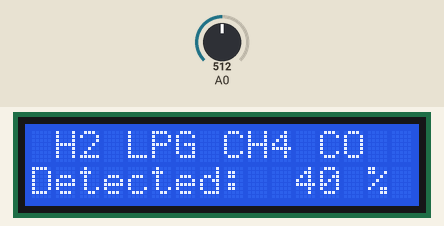
Recording of a sketch running on a simulated Arduino Uno, built with avr-gcc and run on an emulated ATmega328P. Parts: 16×2 character LCD. Inputs (shaded band) come from the test bench; at power-on: A0 = 512.

Above: at 1.2 s.
1.3 s: A0 set to 212
At 2.5 s:
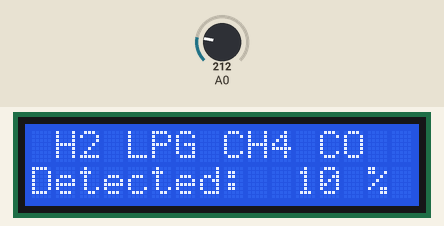
2.8 s: A0 set to 192
At 3.7 s:
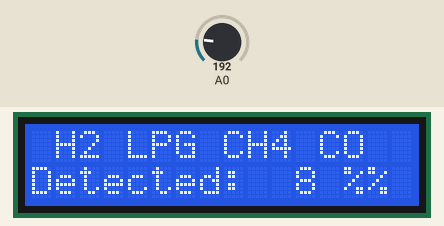
4.3 s: A0 set to 122
At 4.8 s:
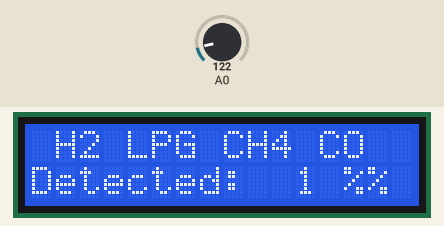
Timing chart, 0 to 7.3 s (numbered marks = the images above; inputs shaded):
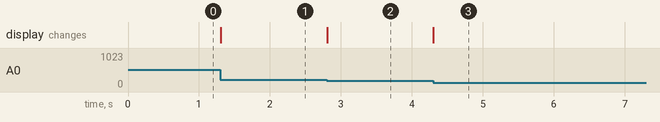

The sketch:

mq2.ino
```cpp
#include <Wire.h>
#include <LiquidCrystal_I2C.h>
LiquidCrystal_I2C lcd(0x3F, 16, 2);

void setup() {
  // put your setup code here, to run once:
Serial.begin(9600);
lcd.begin();
  lcd.backlight();
  lcd.print(" H2 LPG CH4 CO ");
  lcd.setCursor(0, 1);
   lcd.print("Detected:");
   pinMode(A0,INPUT);
}

void loop() {
  // put your main code here, to run repeatedly:
int a = analogRead(A0);
int b = map(a , 0 , 1024 , 0 , 100 );
b = b - 10 ;
if ( b < 0 ) b =0 ;
  lcd.setCursor(11, 1);
  lcd.print(b);
  lcd.print(" %");
}
```

Measured:
- the behaviour switches between 205 and 204 on A0 (found by bisection; images 1 and 2)
- after the input at 1.3 s, the display: changes at once (image 1)
- after the input at 2.8 s, the display: changes at once (image 2)
- after the input at 4.3 s, the display: changes at once (image 3)
